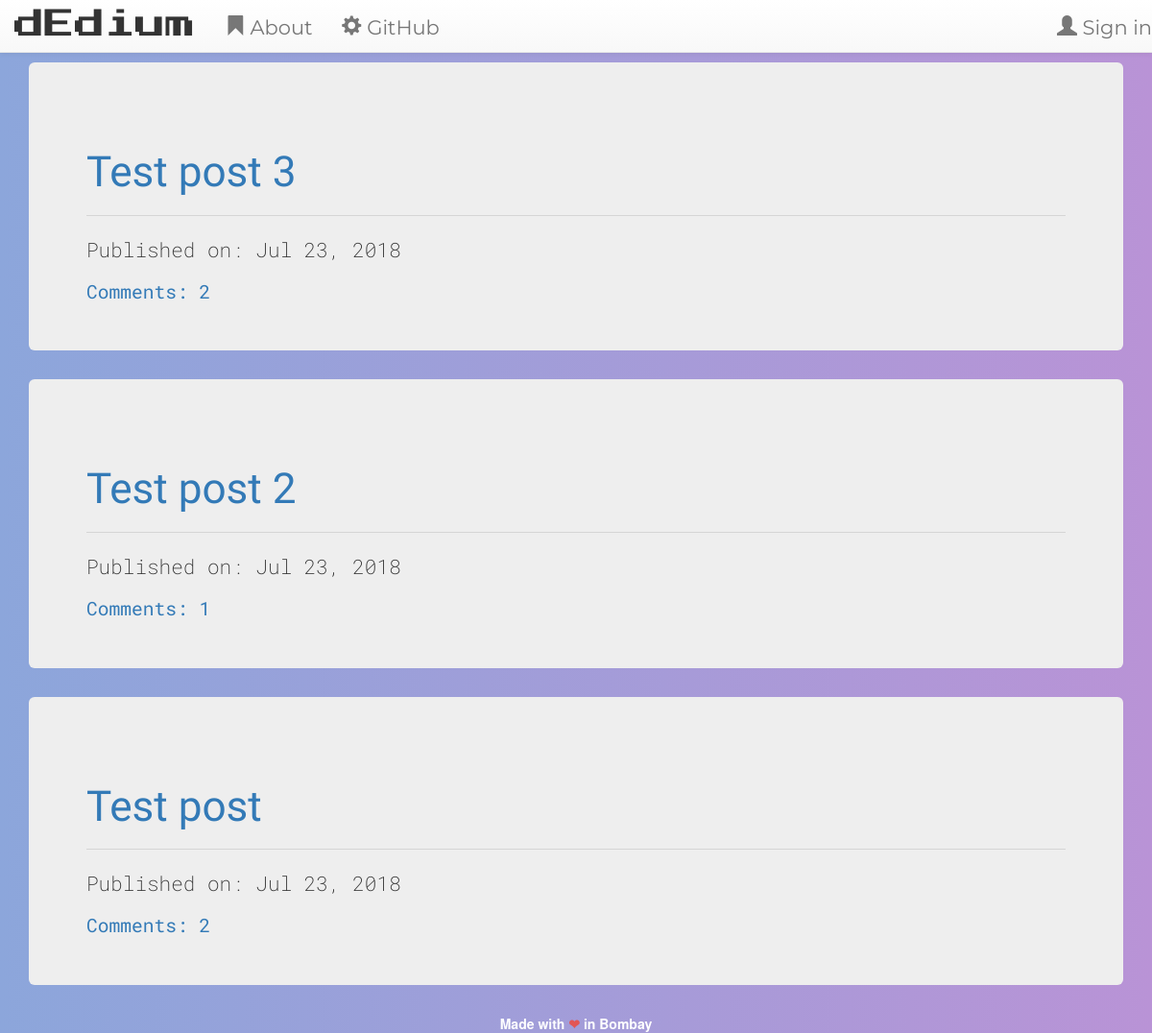
The page / on the database its author committed.
### blog/models.py (models this page shows, shortened)
class Post(models.Model):
    author = models.ForeignKey('auth.User', on_delete = models.CASCADE)
    title = models.CharField(max_length = 200)
    text = models.TextField()
    created_date = models.DateTimeField(default = timezone.now)
    published_date = models.DateTimeField(blank = True, null = True)
    def approve_comments(self):
        return self.comments.filter(approved_comment = True)

### blog/views.py (the view)
# urls.py: url(r'^$', views.PostListView.as_view(), name = 'post_list'),
class PostListView(ListView):
    model = Post
    def get_queryset(self):
        return Post.objects.filter(published_date__lte=timezone.now()).order_by('-published_date')

### blog/templates/blog/post_list.html
{% extends 'blog/base.html' %}
  {% block content %}
  <div class="centerstage">
    {% for post in post_list %}
      <div class="post">
        <div class="jumbotron">
          <h1><a id="x4" href="{% url 'post_detail' pk=post.pk%}">{{ post.title }}</a></h1>
          <hr>
          <div class="date">
            <p>Published on: {{post.published_date|date:"M d, Y"}}</p>
          </div>
          <div class="commentcount">
            <a href="{% url 'post_detail' pk=post.pk %}">Comments: {{ post.approve_comments.count }}</a>
          </div>
        </div>
      </div>
    {% endfor %}
  </div>
  {% endblock %}

### blog/static/css/blog.css (style rules this page uses)
.mainclass { background: #B993D6; background: -webkit-linear-gradient(to right, #8CA6DB, #B993D6); background: linear-gradient(to right, #8CA6DB, #B993D6); }
.centerstage { margin-left: auto; margin-right: auto; }
#x4 { font-size: 0.7em; font-family: 'Fjalla One', sans-serif; }
.date { font-family: 'Roboto Mono', monospace; font-size: 1.4em; }
.commentcount { font-family: 'Roboto Mono', monospace; font-size: 1.4em; }

### rows shown on the page
Post: title "Test post 3", published_date "Jul 23, 2018", approve_comments.count "2"
Post: title "Test post 2", published_date "Jul 23, 2018", approve_comments.count "1"
Post: title "Test post", published_date "Jul 23, 2018", approve_comments.count "2"
